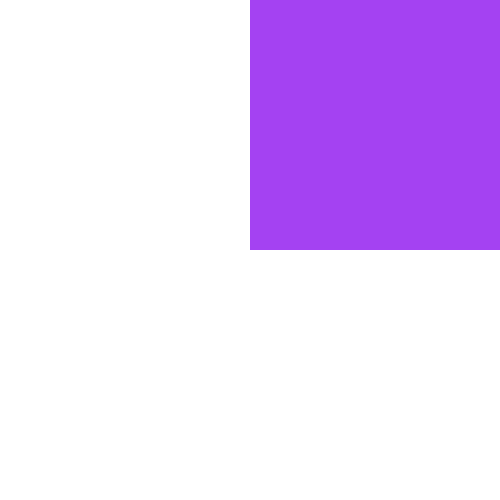
Frame 1 (no input)
Frame 60 (the mouse pressed at the canvas centre just before this capture): identical to frame 1, image omitted
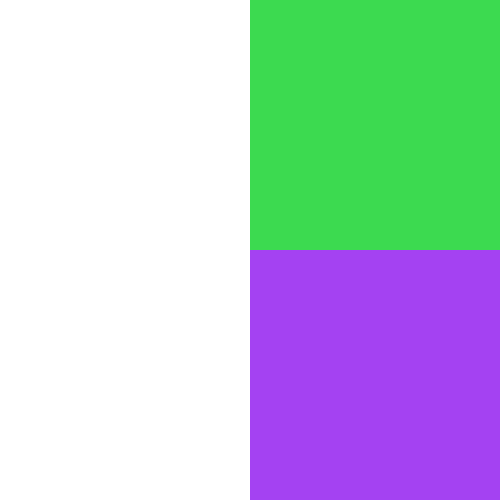
Frame 120 (the mouse held since frame 60 and released just before this capture)

The Processing sketch that drew these frames (run headless with seeded random() and noise(); from frame 60 on, the mouse is pressed at the canvas centre):

// Processing sketch: sample_color_array
// ── sample_color_array.pde
int numColors = 100; // the number of different random colors
color[] colors = new color[numColors];
int current;

void setup() {
  size(500, 500);
  noStroke();
  for (int i=0; i<colors.length; i++) {
    colors[i] = color(random(255), random(255), random(255));
  }
}

void draw() {
  background(255);
  fill(getColor(current));
  rect(width/2, 0, width/2, height/2);
  fill(getColor(current-1));
  rect(width/2, height/2, width/2, height/2);
  fill(getColor(current-2));
  rect(0, height/2, width/2, height/2);
  fill(getColor(current-3));
  rect(0, 0, width/2, height/2);
  if (frameCount % 60 == 0) { 
    current++;
  }
}

color getColor(int index) {
  if (index >= 0 && index < colors.length) {
    return colors[index];
  } else {
    return color(255);
  }
}
